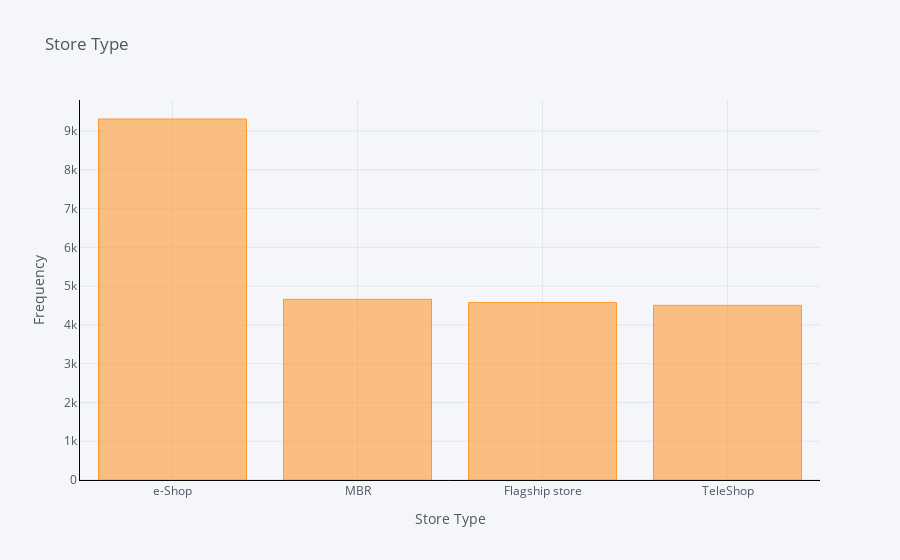

Write notebook code for a chart like this one.
### Code cell
Customer_Final['Store_type'].value_counts().iplot(kind='bar',bins=100,xTitle='Store Type',linecolor='black',yTitle='Frequency',title='Store Type')

### Figure 1 — Plotly figure (JSON) as saved in the notebook; plotly's stock layout.template omitted (floating-point values rounded to 4 significant figures)
{"data": [{"marker": {"color": "rgba(255, 153, 51, 0.6)", "line": {"color": "rgba(255, 153, 51, 1.0)", "width": 1}}, "name": "Store_type", "orientation": "v", "text": "", "type": "bar", "x": ["e-Shop", "MBR", "Flagship store", "TeleShop"], "y": [9311, 4661, 4577, 4504]}], "layout": {"legend": {"bgcolor": "#F5F6F9", "font": {"color": "#4D5663"}}, "paper_bgcolor": "#F5F6F9", "plot_bgcolor": "#F5F6F9", "title": {"font": {"color": "#4D5663"}, "text": "Store Type"}, "xaxis": {"gridcolor": "#E1E5ED", "linecolor": "black", "showgrid": true, "tickfont": {"color": "#4D5663"}, "title": {"font": {"color": "#4D5663"}, "text": "Store Type"}, "zerolinecolor": "#E1E5ED"}, "yaxis": {"gridcolor": "#E1E5ED", "linecolor": "black", "showgrid": true, "tickfont": {"color": "#4D5663"}, "title": {"font": {"color": "#4D5663"}, "text": "Frequency"}, "zerolinecolor": "#E1E5ED"}}}
